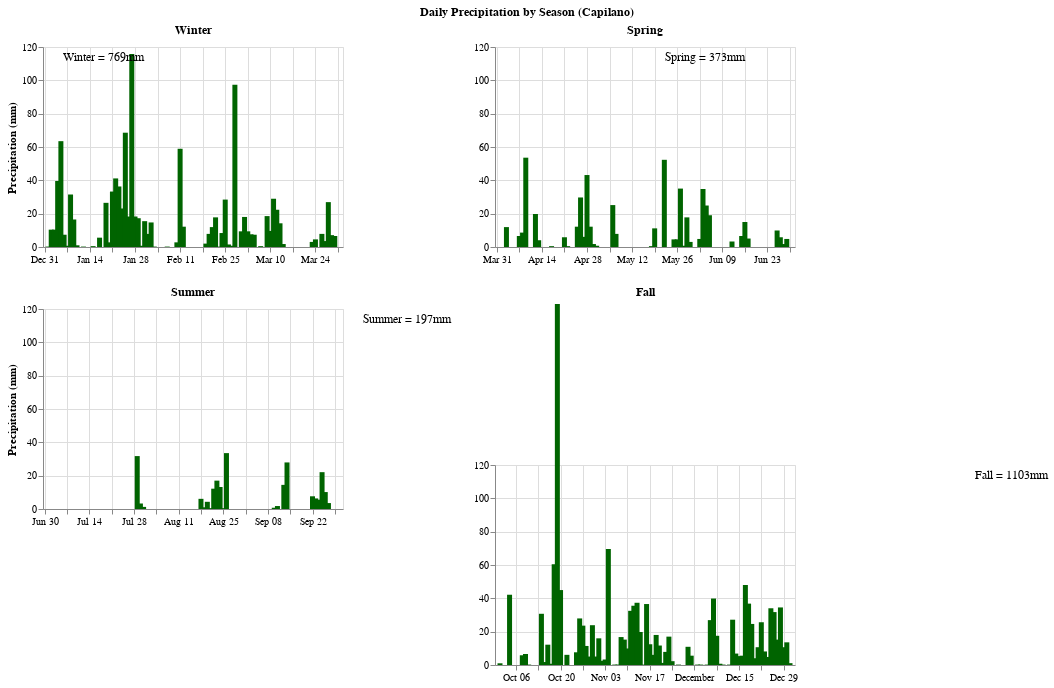

The notebook cell saved with this chart:
### Markdown cell above
### Precipitation Amounts by Season
The following chart breaks down precipitation amounts by season.

### Code cell
chart1a = alt.Chart(rain[rain['quarter'] == 1]).mark_bar(color='darkgreen').encode(
    alt.X('date:T', title=None),
    alt.Y('rain:Q', title='Precipitation (mm)', scale=alt.Scale(domain=[0, 120])),
    tooltip=[alt.Tooltip('date', title="Date"), alt.Tooltip('rain', title="Precip")]
).properties(title='Winter',
    width=300,
    height=200
)
chart1 = chart1a + text1

chart2a = alt.Chart(rain[rain['quarter'] == 2]).mark_bar(color='darkgreen').encode(
    alt.X('date:T', title=None),
    alt.Y('rain:Q', title=None, scale=alt.Scale(domain=[0, 120])),
    tooltip=[alt.Tooltip('date', title="Date"), alt.Tooltip('rain', title="Precip")]
).properties(title='Spring',
    width=300,
    height=200
)
chart2 = chart2a + text2

chart3a = alt.Chart(rain[rain['quarter'] == 3]).mark_bar(color='darkgreen').encode(
    alt.X('date:T', title=None),
    alt.Y('rain:Q', title='Precipitation (mm)', scale=alt.Scale(domain=[0, 120])),
    tooltip=[alt.Tooltip('date', title="Date"), alt.Tooltip('rain', title="Precip")]
).properties(title='Summer',
    width=300,
    height=200
)
chart3 = chart3a + text3

chart4a = alt.Chart(rain[rain['quarter'] == 4]).mark_bar(color='darkgreen').encode(
    alt.X('date:T', title=None),
    alt.Y('rain:Q', title=None, scale=alt.Scale(domain=[0, 120])),
    tooltip=[alt.Tooltip('date', title="Date"), alt.Tooltip('rain', title="Precip")]
).properties(title='Fall',
    width=300,
    height=200
)
chart4 = chart4a + text4

# Show the charts
chart_total = chart1 & chart3 | chart2 & chart4 
chart_total = chart_total.properties(title="Daily Precipitation by Season (Capilano)")

chart_total.configure_title(fontSize=12, offset=5, orient='top', anchor='middle')
